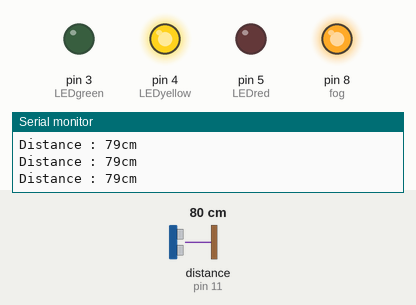
Simulated run of this sketch. Board: Arduino Uno, built with avr-gcc and run on an emulated ATmega328P. Shown: output pins drawn as LEDs (lit = HIGH), the last lines printed to the serial monitor. Wiring (inferred from the names in the program): ultrasonic range finder: trigger pin 12; echo pin 11. The test bench sets the inputs (shaded band); at power-on: distance to the obstacle (sensor on pin 11) 80 cm. The echo pulse lasts 58.3 µs per cm; pins used as bus, display or sensor lines are not drawn.

Above: at 1.2 s.
1.3 s: distance to the obstacle (sensor on pin 11) set to 54 cm
2.8 s: distance to the obstacle (sensor on pin 11) set to 46 cm
At 3.8 s:
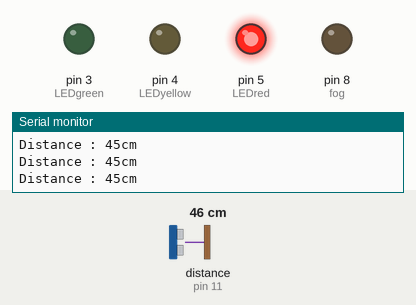
4.3 s: distance to the obstacle (sensor on pin 11) set to 299 cm
At 5.4 s:
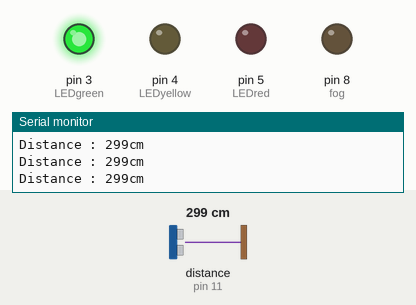
5.8 s: distance to the obstacle (sensor on pin 11) set to 155 cm
8.8 s: distance to the obstacle (sensor on pin 11) set to 149 cm
At 9.6 s:
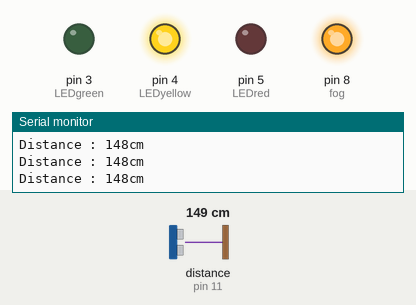
10.3 s: distance to the obstacle (sensor on pin 11) set to 2 cm
At 11.2 s:
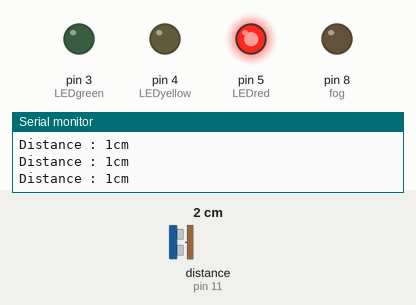
Timing chart, 0 to 12.8 s (numbered marks = the images above; inputs shaded):
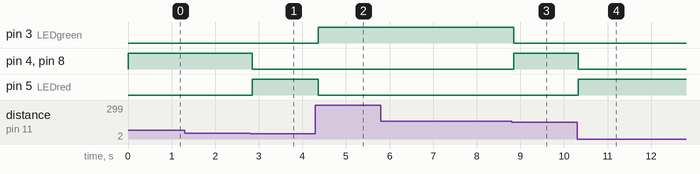

The sketch:

echo.ino
```cpp
int trigPin = 12;                  //Trig Pin
int echoPin = 11;                  //Echo Pin
int LEDred = 5;
int LEDyellow = 4;
int LEDgreen = 3;
int fog = 8;
long duration, cm, inches;

void setup() {
  Serial.begin (9600);             // Serial Port begin
  pinMode(trigPin, OUTPUT);        //Define inputs and outputs
  pinMode(echoPin, INPUT);
  pinMode(LEDred, OUTPUT);
  pinMode(LEDyellow, OUTPUT);
  pinMode(LEDgreen, OUTPUT);
  pinMode(fog, OUTPUT);
  //digitalWrite(fog, HIGH);
}

void loop()
{
  digitalWrite(trigPin, LOW);
  delayMicroseconds(5);
  digitalWrite(trigPin, HIGH);     // 給 Trig 高電位，持續 10微秒
  delayMicroseconds(10);
  digitalWrite(trigPin, LOW);

  pinMode(echoPin, INPUT);             // 讀取 echo 的電位
  duration = pulseIn(echoPin, HIGH);   // 收到高電位時的時間

  cm = (duration/2) / 29.1;         // 將時間換算成距離 cm 或 inch
  //inches = (duration/2) / 74;

  if(cm <= 50)
  {
    digitalWrite(LEDgreen , LOW);
    digitalWrite(LEDyellow, LOW);
    digitalWrite(LEDred, HIGH);
    analogWrite(fog, 0);
  }
  else if(cm <= 150)
  {
    digitalWrite(LEDgreen , LOW);
    digitalWrite(LEDyellow, HIGH);
    digitalWrite(LEDred, LOW);
    analogWrite(fog, 128);
  }
  else
  {
    digitalWrite(LEDgreen , HIGH);
    digitalWrite(LEDyellow, LOW);
    digitalWrite(LEDred, LOW);
    analogWrite(fog, 0);
  }

  Serial.print("Distance : ");
  //Serial.print(inches);
  //Serial.print("in,   ");
  Serial.print(cm);
  Serial.print("cm");
  Serial.println();

  delay(50);
}
```

Measured:
- the behaviour switches between 52 and 51 cm on distance to the obstacle (sensor on pin 11) (found by bisection; images 0 and 1)
- the behaviour switches between 152 and 151 cm on distance to the obstacle (sensor on pin 11) (found by bisection; images 2 and 3)
- after the input at 2.8 s, pin 4 (LEDyellow), pin 8 (fog): HIGH → LOW after 0.05 s; pin 5 (LEDred): LOW → HIGH after 0.05 s
- after the input at 4.3 s, pin 3 (LEDgreen): LOW → HIGH after 0.06 s; pin 5 (LEDred): HIGH → LOW after 0.06 s
- after the input at 8.8 s, pin 3 (LEDgreen): HIGH → LOW after 0.05 s; pin 4 (LEDyellow), pin 8 (fog): LOW → HIGH after 0.05 s
- after the input at 10.3 s, pin 4 (LEDyellow), pin 8 (fog): HIGH → LOW at once; pin 5 (LEDred): LOW → HIGH at once
